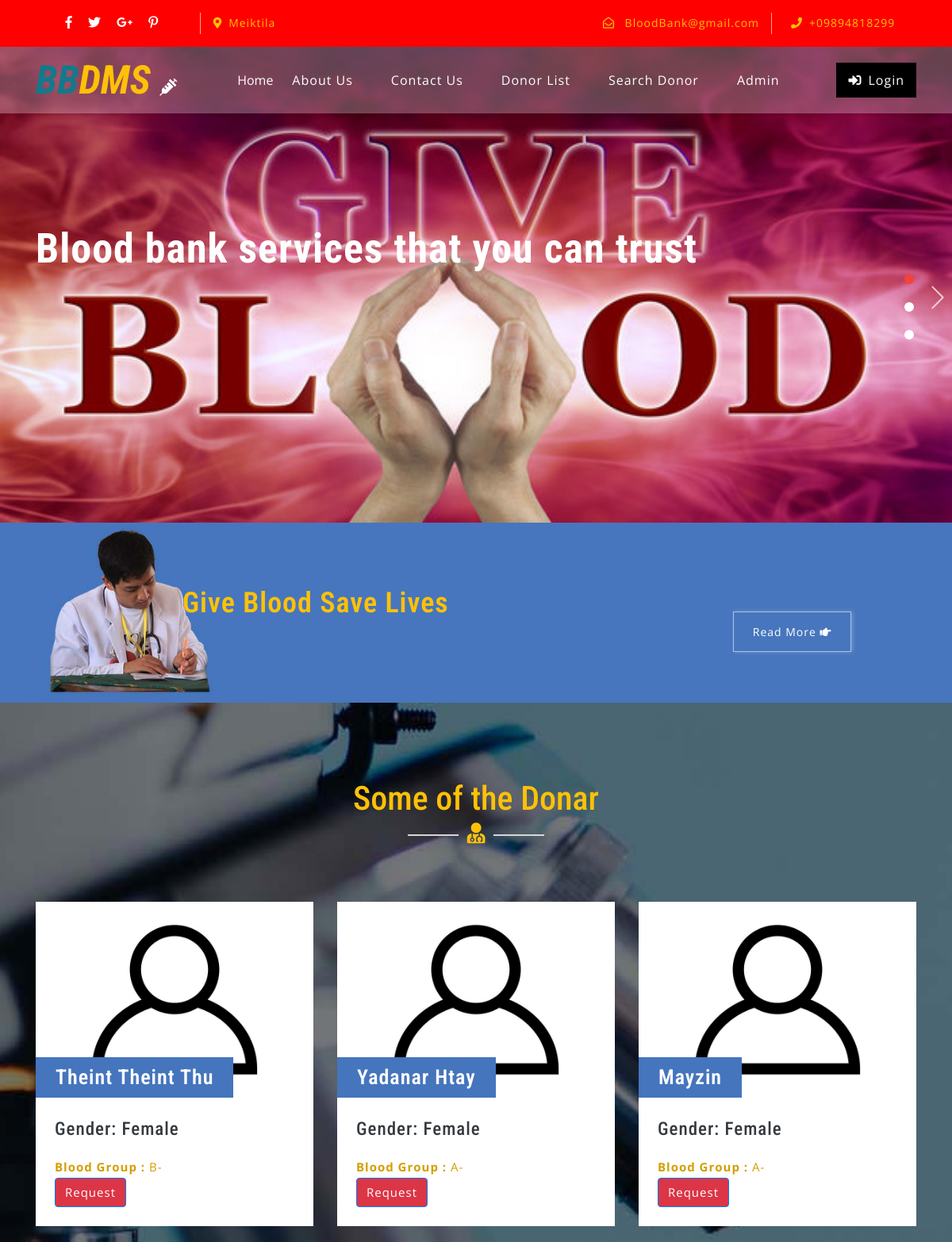
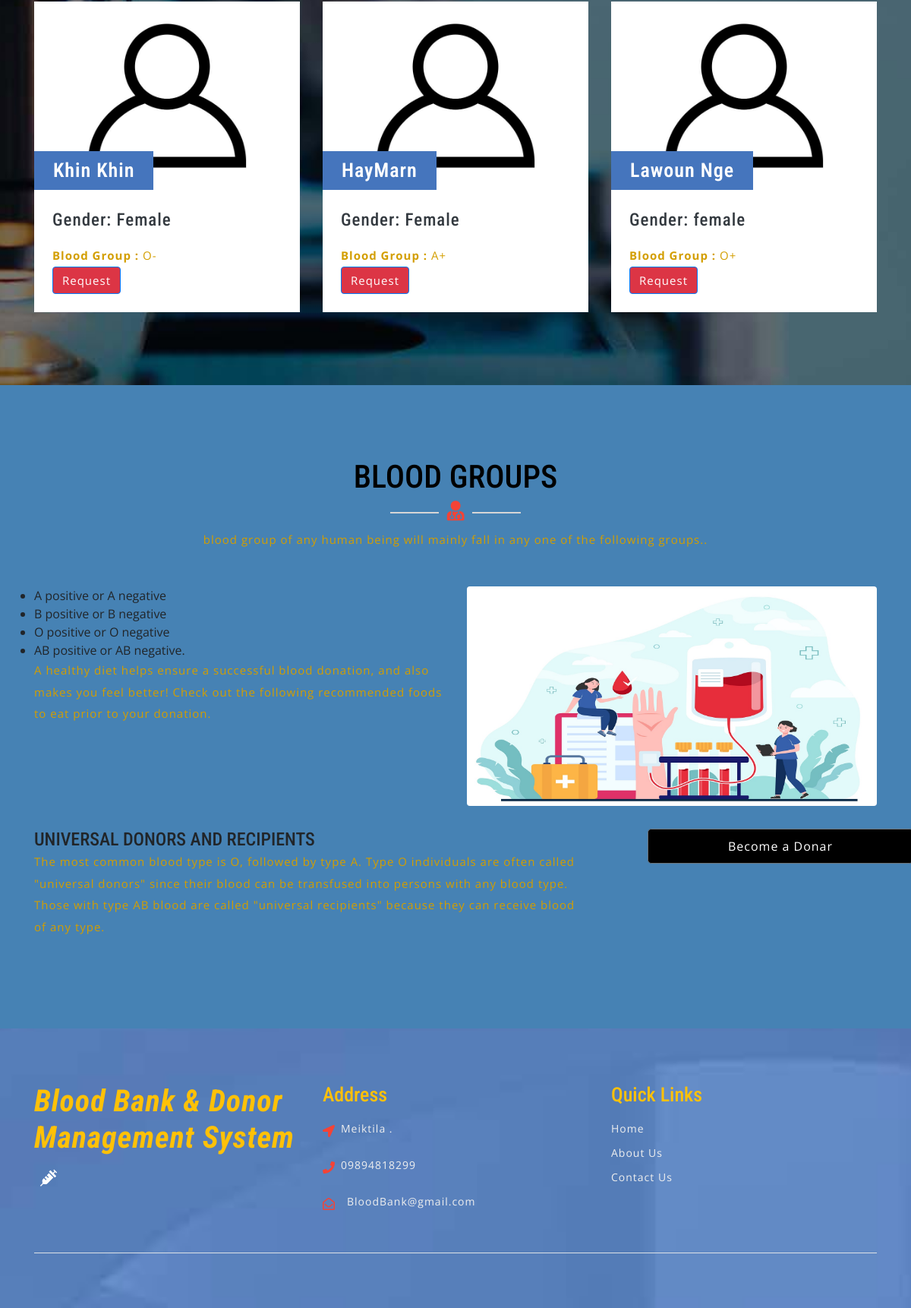
/bbdms/index.php, run on the app's committed database (2 pictures, top to bottom).
### tables this page shows
CREATE TABLE `tblcontactusinfo` (
  `id` int(11) NOT NULL,
  `Address` tinytext DEFAULT NULL,
  `EmailId` varchar(255) DEFAULT NULL,
  `ContactNo` char(11) DEFAULT NULL
);

CREATE TABLE `tblblooddonars` (
  `id` int(11) NOT NULL,
  `FullName` varchar(100) DEFAULT NULL,
  `MobileNumber` char(11) DEFAULT NULL,
  `EmailId` varchar(100) DEFAULT NULL,
  `Gender` varchar(20) DEFAULT NULL,
  `Age` int(11) DEFAULT NULL,
  `BloodGroup` varchar(20) DEFAULT NULL,
  `Address` varchar(255) DEFAULT NULL,
  `Message` mediumtext DEFAULT NULL,
  `PostingDate` timestamp NOT NULL DEFAULT current_timestamp(),
  `status` int(1) DEFAULT NULL,
  `Password` varchar(250) DEFAULT NULL
);

### bbdms/index.php (the view, shortened to what this page needs)
<?php
include('includes/config.php');
?>
<!DOCTYPE html>
<html lang="zxx">
<head>
	<link rel="stylesheet" href="css/bootstrap.css">
	<link rel="stylesheet" href="css/style.css" type="text/css" media="all" />
	<link rel="stylesheet" href="css/fontawesome-all.css">
</head>
<body>
	<?php include('includes/header.php');?>
	<div class="slider">
		<div class="callbacks_container">
			<ul class="rslides callbacks callbacks1" id="slider4">
				<li>
					<div class="banner-top1">
						<div class="banner-info_agile_w3ls">
							<div class="container">
								<h3>Blood bank services that you
									can trust
								</h3>
							</div>
						</div>
					</div>
				</li>
			</ul>
		</div>
	</div>
	<div class="banner-bottom py-5">
		<div class="d-flex container py-xl-3 py-lg-3">
			<div class="banner-left-bottom-w3ls offset-lg-2 offset-md-1">
				<h3 class="text-white my-3">Give Blood Save Lives</h3>
			</div>
			<div class="button">
				<a href="about.php" class="w3ls-button-agile">Read More
					<i class="fas fa-hand-point-right"></i>
				</a>
			</div>
		</div>
	</div>
	<div class="blog-w3ls py-5" id="blog">
		<div class="container py-xl-5 py-lg-3">
			<div class="w3ls-titles text-center mb-5">
				<h3 class="title text-white">Some of the Donar</h3>
				<span>
					<i class="fas fa-user-md text-white"></i>
				</span>
			</div>
			<div class="row package-grids mt-5">
				<?php
$status=1;
$sql = "SELECT * from tblblooddonars where status=:status order by rand() limit 6";
$query = $dbh -> prepare($sql);
$query->bindParam(':status',$status,PDO::PARAM_STR);
$query->execute();
$results=$query->fetchAll(PDO::FETCH_OBJ);
if($query->rowCount() > 0)
{
foreach($results as $result)
{ ?>
				<div class="col-md-4 pricing" style="margin-top:2%;">
					<div class="price-top">
							<img src="images/blood-donor.jpg" alt="" class="img-fluid" />
						<h3><?php echo htmlentities($result->FullName);?>
						</h3>
					</div>
					<div class="price-bottom p-4">
						<h4 class="text-dark mb-3">Gender: <?php echo htmlentities($result->Gender);?></h4>
						<p class="card-text"><b>Blood Group :</b> <?php echo htmlentities($result->BloodGroup);?></p>
						<a class="btn btn-primary" style="color:#fff" href="contact-blood.php?cid=<?php echo $result->id;?>">Request</a>
					</div>
				</div><?php }} ?>
			</div>
		</div>
	</div>
	<div class="screen-w3ls py-5">
		<div class="container py-xl-5 py-lg-3">
			<div class="w3ls-titles text-center mb-5">
				<h3 class="title">BLOOD GROUPS</h3>
				<span>
					<i class="fas fa-user-md"></i>
				</span>
				<p class="mt-2">blood group of any human being will mainly fall in any one of the following groups..</p>
			</div>
			<div class="row">
            <div class="col-lg-6">
                <ul>
<li>A positive or A negative</li>
<li>B positive or B negative</li>
<li>O positive or O negative</li>
<li>AB positive or AB negative.</li>
                </ul>
                <p>A healthy diet helps ensure a successful blood donation, and also makes you feel better! Check out the following recommended foods to eat prior to your donation.</p>
            </div>
            <div class="col-lg-6">
                <img class="img-fluid rounded" src="images/banner211.jpg" alt="">
            </div>
        </div>
        <div class="row mb-4">
            <div class="col-md-8">
            <h4 style="padding-top: 30px;">UNIVERSAL DONORS AND RECIPIENTS</h4>
                <p>
The most common blood type is O, followed by type A.
Type O individuals are often called "universal donors" since their blood can be transfused into persons with any blood type. Those with type AB blood are called "universal recipients" because they can receive blood of any type.</p>
            </div>
            <div class="col-md-4" style="padding-top: 30px;">
                <a class="btn btn-lg btn-secondary btn-block login-button ml-lg-5 mt-lg-0 mt-4 mb-lg-0 mb-3" data-toggle="modal" data-target="#exampleModalCenter1" href="#" data-toggle="modal" data-target="#exampleModalCenter1"> Become a Donar</a>
            </div>
        </div>
		</div>
	</div>
	<?php include('includes/footer.php');?>
</body>
</html>

### bbdms/includes/header.php (shortened to what this page needs)
    <header>
        <div class="top-bar py-3">
            <div class="container">
                <div class="row">
                    <div class="col-lg-7 top-social-agile">
                        <div class="row">
                            <ul class="col-lg-4 col-6 top-right-info text-center">
                                <li>
                                    <a href="#">
                                        <i class="fab fa-facebook-f"></i>
                                    </a>
                                </li>
                                <li class="mx-3">
                                    <a href="#">
                                        <i class="fab fa-twitter"></i>
                                    </a>
                                </li>
                                <li>
                                    <a href="#">
                                        <i class="fab fa-google-plus-g"></i>
                                    </a>
                                </li>
                                <li class="ml-3">
                                    <a href="#">
                                        <i class="fab fa-pinterest-p"></i>
                                    </a>
                                </li>
                            </ul><?php
$sql = "SELECT * from tblcontactusinfo";
$query = $dbh -> prepare($sql);
$query->execute();
$results=$query->fetchAll(PDO::FETCH_OBJ);
if($query->rowCount() > 0)
{
foreach($results as $result)
{ ?>
                            <div class="col-6 header-top_w3layouts pl-3 text-lg-left text-center">
                                <p class="text-white">
                                    <i class="fas fa-map-marker-alt mr-2"></i><?php  echo $result->Address; ?></p>
                            </div>
                        </div>
                    </div>
                    <div class="col-lg-5 top-social-agile text-lg-right text-center">
                        <div class="row">
                            <div class="col-lg-7 col-6 top-w3layouts">
                                <p class="text-white">
                                    <i class="far fa-envelope-open mr-2"></i>
                                    <a href="mailto:info@example.com" class="text-white"><?php  echo $result->EmailId; ?></a>
                                </p>
                            </div>
                            <div class="col-lg-5 col-6 header-w3layouts pl-4 text-lg-left">
                                <p class="text-white">
                                    <i class="fas fa-phone mr-2"></i>+<?php  echo $result->ContactNo; ?></p>
                            </div>
                        </div><?php } } ?>
                    </div>
                </div>
            </div>
        </div>
    </header>
    <div id="home">
        <div class="main-top py-1">
            <nav class="navbar navbar-expand-lg navbar-light fixed-navi">
                <div class="container">
                    <h1>
                        <a class="navbar-brand font-weight-bold font-italic" href="index.php">
                            <span>BB</span>DMS
                            <i class="fas fa-syringe"></i>
                        </a>
                    </h1>
                    <div class="collapse navbar-collapse text-center" id="navbarSupportedContent">
                        <ul class="navbar-nav ml-lg-auto">
                            <li class="nav-item active mt-lg-0 mt-3">
                                <a class="nav" href="index.php">Home
                                </a>
                            </li>
                            <li class="nav-item mx-lg-4 my-lg-0 my-3">
                                <a class="nav-link" href="about.php">About Us</a>
                            </li>
                            <li class="nav-item mx-lg-4 my-lg-0 my-3">
                                <a class="nav-link" href="contact.php">Contact Us</a>
                            </li>
                            <li class="nav-item mx-lg-4 my-lg-0 my-3">
                                <a class="nav-link" href="donor-list.php">Donor List</a>
                            </li>
                            <li class="nav-item mx-lg-4 my-lg-0 my-3">
                                <a class="nav-link" href="search-donor.php">Search Donor</a>
                            </li>
                            <?php if (strlen($_SESSION['bbdmsdid']==0)) {?>
                            <li class="nav-item mx-lg-4 my-lg-0 my-3">
                                <a class="nav-link" href="admin/index.php">Admin</a>
                            </li>
                        </ul>
                        <a href="login.php" class="login-button ml-lg-5 mt-lg-0 mt-4 mb-lg-0 mb-3" >
                            <i class="fas fa-sign-in-alt mr-2"></i>Login</a><?php } ?>
                    </div>
                </div>
            </nav>
        </div>
    </div>

### bbdms/includes/footer.php (shortened to what this page needs)
<footer>
    <div class="w3ls-footer-grids pt-sm-4 pt-3">
      <div class="container py-xl-5 py-lg-3">
        <div class="row">
          <div class="col-md-4 w3l-footer">
            <h2 class="mb-sm-3 mb-2">
              <a href="index.php" class="text-white font-italic font-weight-bold">
                <span>Blood Bank & </span>Donor Management System
                <i class="fas fa-syringe ml-2"></i>
              </a>
            </h2>
          </div>
          <div class="col-md-4 w3l-footer my-md-0 my-4">
            <h3 class="mb-sm-3 mb-2 text-white">Address</h3>
            <ul class="list-unstyled">
              <?php
$sql = "SELECT * from tblcontactusinfo";
$query = $dbh -> prepare($sql);
$query->execute();
$results=$query->fetchAll(PDO::FETCH_OBJ);
if($query->rowCount() > 0)
{
foreach($results as $result)
{ ?>
              <li>
                <i class="fas fa-location-arrow float-left"></i>
                <p class="ml-4">
                  <span><?php  echo $result->Address; ?>. </p>
                <div class="clearfix"></div>
              </li>
              <li class="my-3">
                <i class="fas fa-phone float-left"></i>
                <p class="ml-4"><?php  echo $result->ContactNo; ?></p>
                <div class="clearfix"></div>
              </li>
              <li>
                <i class="far fa-envelope-open float-left"></i>
                <a href="mailto:info@example.com" class="ml-3"><?php  echo $result->EmailId; ?></a>
                <div class="clearfix"></div>
              </li>
            <?php } } ?></ul>
          </div>
          <div class="col-md-4 w3l-footer">
            <h3 class="mb-sm-3 mb-2 text-white">Quick Links</h3>
            <div class="nav-w3-l">
              <ul class="list-unstyled">
                <li>
                  <a href="index.php">Home</a>
                </li>
                <li class="mt-2">
                  <a href="about.php">About Us</a>
                </li>
                <li class="mt-2">
                  <a href="contact.php">Contact Us</a>
                </li>
              </ul>
            </div>
          </div>
        </div>
        <div class="border-top mt-5 pt-lg-4 pt-3 pb-lg-0 pb-3 text-center">
        </div>
      </div>
    </div>
  </footer>

### data on the page
tblcontactusinfo: Address "Meiktila", EmailId "BloodBank@gmail.com", ContactNo "09894818299"
tblblooddonars: FullName "Theint Theint Thu", Gender "Female", BloodGroup "B-"
tblblooddonars: FullName "Yadanar Htay", Gender "Female", BloodGroup "A-"
tblblooddonars: FullName "Mayzin", Gender "Female", BloodGroup "A-"
tblblooddonars: FullName "Khin Khin", Gender "Female", BloodGroup "O-"
tblblooddonars: FullName "HayMarn", Gender "Female", BloodGroup "A+"
tblblooddonars: FullName "Lawoun Nge", Gender "female", BloodGroup "O+"
